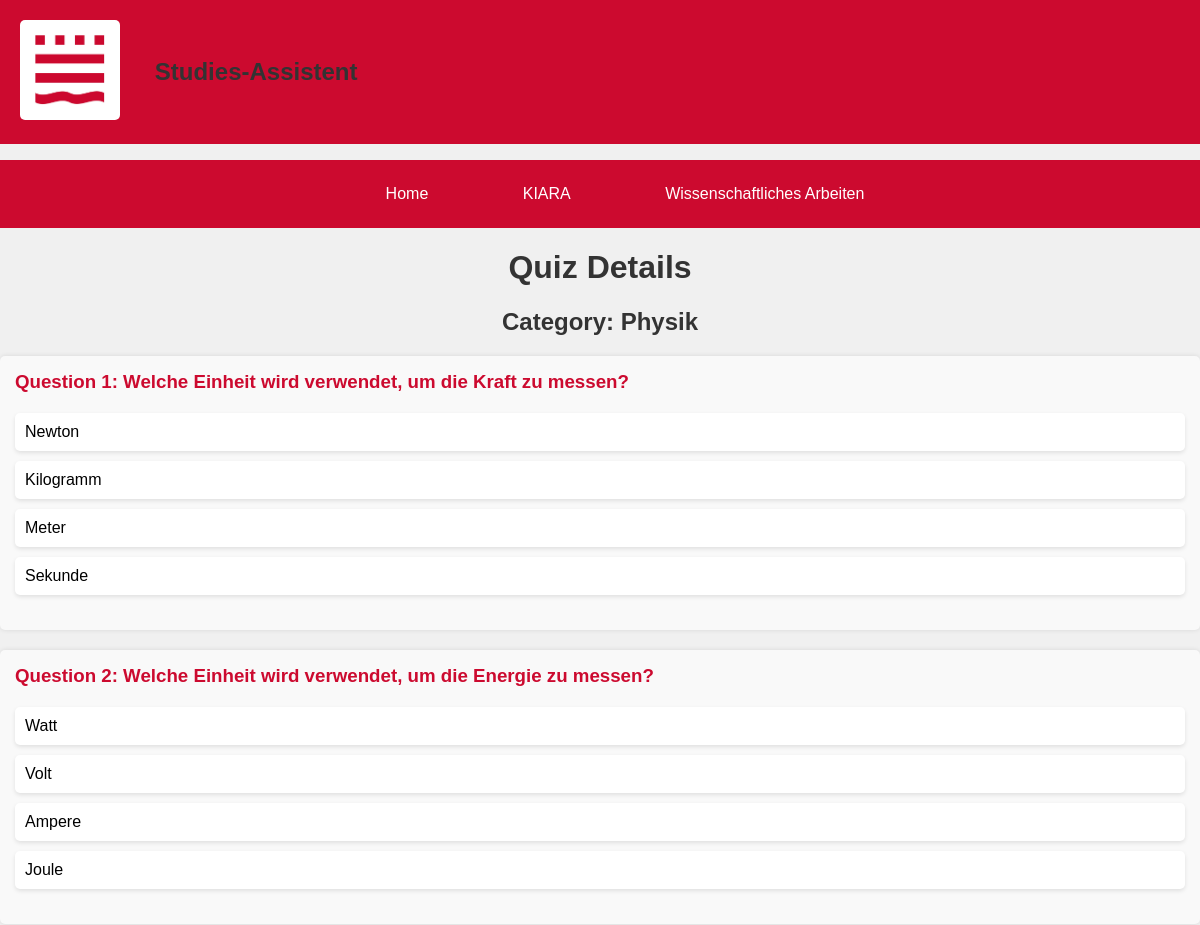
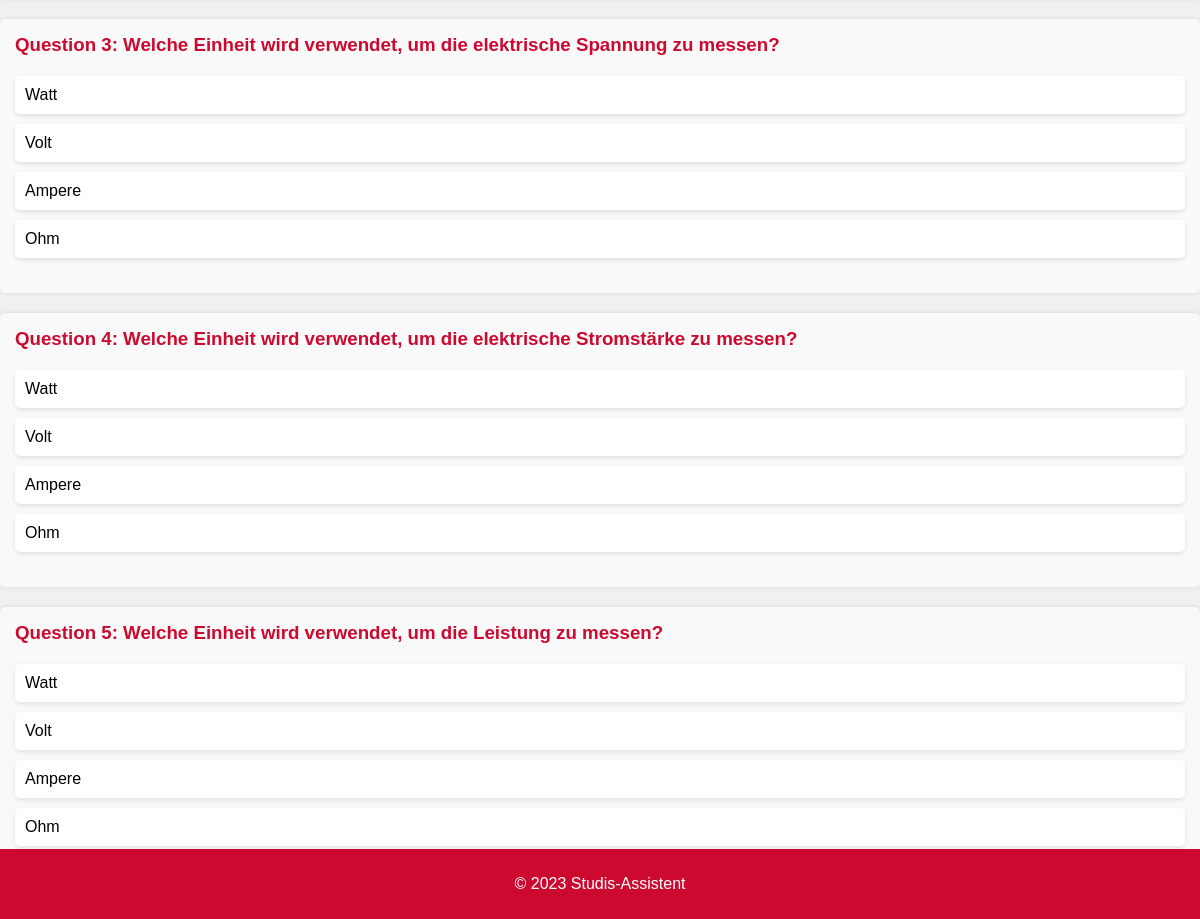
/view_quiz/94/, run on the app's committed database (2 pictures, top to bottom).
### quizzes/models.py (models this page shows, shortened)
class Quiz(models.Model):
    category = models.CharField(max_length=100)

class Question(models.Model):
    quiz = models.ForeignKey(Quiz, related_name='questions', on_delete=models.CASCADE)
    text = models.TextField()

class Option(models.Model):
    question = models.ForeignKey(Question, related_name='choices', on_delete=models.CASCADE)
    text = models.CharField(max_length=255)
    is_correct = models.BooleanField(default=False)

### quizzes/views.py (the view)
# urls.py: path('view_quiz/<int:quiz_id>/', views.view_quiz, name='view_quiz'),
def view_quiz(request, quiz_id):
    quiz = get_object_or_404(Quiz, pk=quiz_id)
    return render(request, 'quizzes/view_quiz.html', {'quiz': quiz})

### quizzes/templates/quizzes/view_quiz.html (shortened to what this page needs)
<!DOCTYPE html>
<html lang="en">
{% load static %}
<head>
    <link rel="stylesheet" href="{% static 'quizzes/css/styles.css' %}">
    <link rel="stylesheet" href="{% static 'quizzes/css/view_quiz.css' %}">
</head>
<body>
{% include 'quizzes/header.html' %}
{% include 'quizzes/navbar.html' %}
<h1>Quiz Details</h1>
<h2>Category: {{ quiz.category }}</h2>
{% for question in quiz.questions.all %}
<div class="question">
    <h3>Question {{ forloop.counter }}: {{ question.text }}</h3>
    <ul>
        {% for option in question.choices.all %}
        <li>{{ option.text }} {% if option.is_correct %}(Correct answer){% endif %}</li>
        {% endfor %}
    </ul>
</div>
{% endfor %}
<a href="{% url 'saved_quizzes' %}">Back to saved quizzes</a>
{% include 'quizzes/footer.html' %}
</body>
</html>

### quizzes/static/quizzes/css/styles.css (style rules this page uses)
body { margin: 0; padding: 0; font-family: Arial, sans-serif; background-color: #f0f0f0; }

### quizzes/static/quizzes/css/view_quiz.css (style rules this page uses)
h1, h2 { text-align: center; color: #333; }
.question { background-color: #f9f9f9; padding: 15px; margin-bottom: 20px; border-radius: 5px; box-shadow: 0 0 5px rgba(0, 0, 0, 0.1); }
.question h3 { margin-top: 0; color: #CC0A2F; }
.question ul { list-style-type: none; padding: 0; margin: 20px 0; }
.question li { background-color: #fff; margin: 10px 0; padding: 10px; border-radius: 5px; box-shadow: 0 2px 4px rgba(0, 0, 0, 0.1); }

### data on the page
Quiz: category "Physik"
Question: text "Welche Einheit wird verwendet, um die Kraft zu messen?"
Option: text "Newton"
Option: text "Kilogramm"
Option: text "Meter"
Option: text "Sekunde"
Question: text "Welche Einheit wird verwendet, um die Energie zu messen?"
Option: text "Watt"
Option: text "Volt"
Option: text "Ampere"
Option: text "Joule"
Question: text "Welche Einheit wird verwendet, um die elektrische Spannung zu messen?"
Option: text "Watt"
Option: text "Volt"
Option: text "Ampere"
Option: text "Ohm"
Question: text "Welche Einheit wird verwendet, um die elektrische Stromstärke zu messen?"
Option: text "Watt"
Option: text "Volt"
Option: text "Ampere"
Option: text "Ohm"
Question: text "Welche Einheit wird verwendet, um die Leistung zu messen?"
Option: text "Watt"
Option: text "Volt"
Option: text "Ampere"
Option: text "Ohm"
